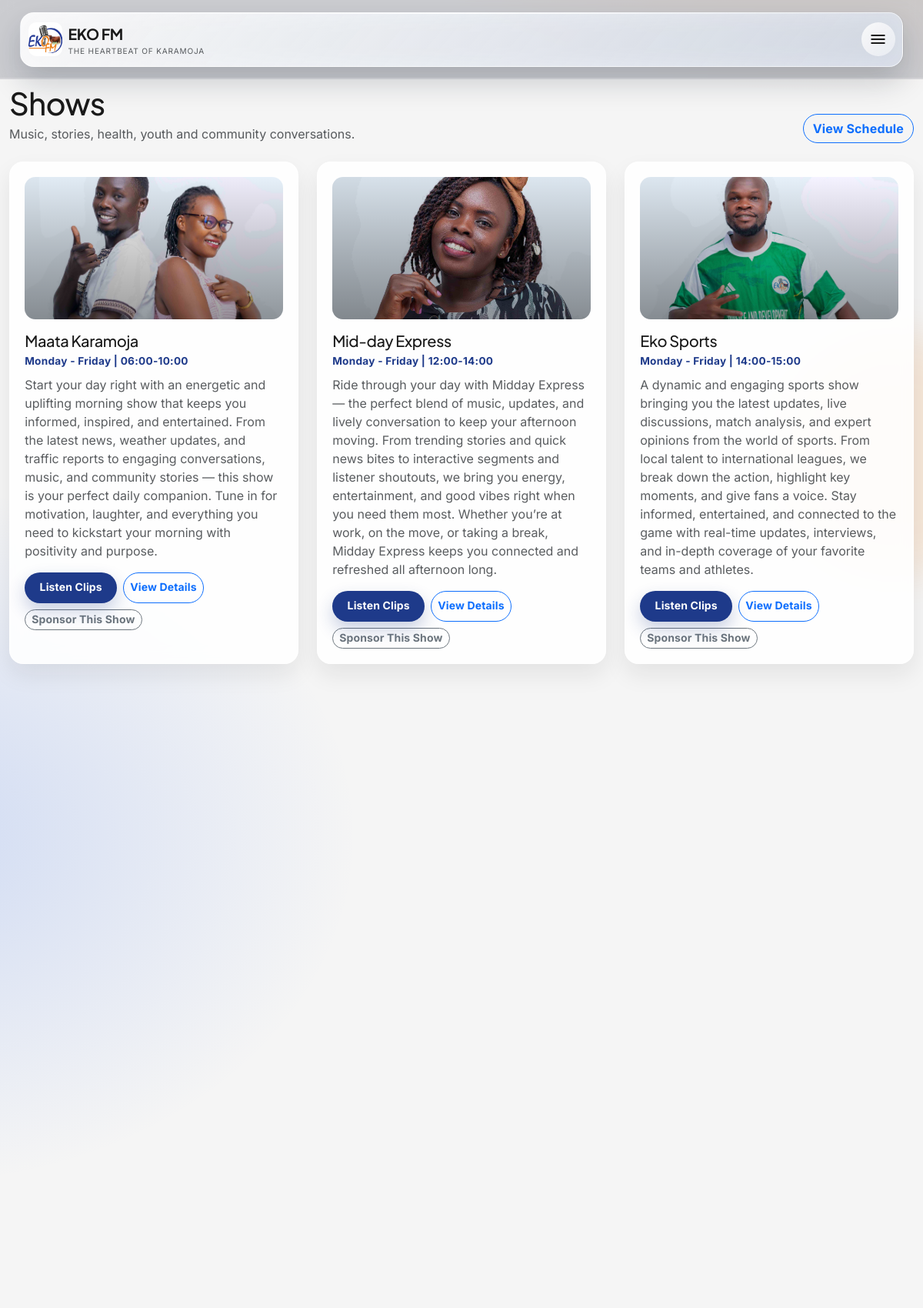
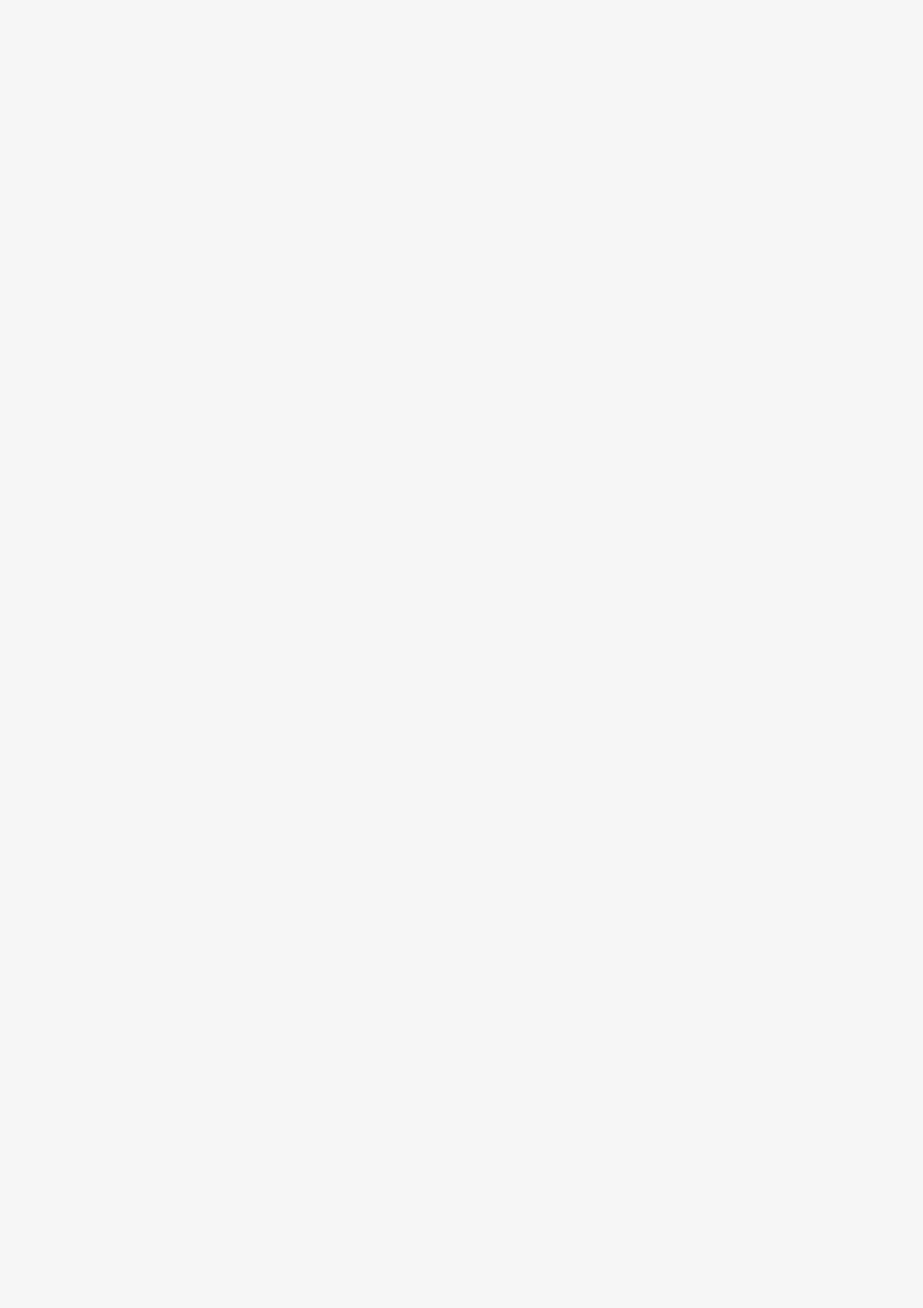
/shows (upper part), run on the app's committed database (2 pictures, top to bottom).
### tables this page shows
CREATE TABLE `settings` (
  `id` int(11) NOT NULL,
  `setting_key` varchar(150) NOT NULL,
  `setting_value` mediumtext DEFAULT NULL,
  `updated_at` datetime DEFAULT NULL
);

CREATE TABLE `programs` (
  `id` int(11) NOT NULL,
  `title` varchar(200) NOT NULL,
  `slug` varchar(200) DEFAULT NULL,
  `presenter` varchar(150) DEFAULT NULL,
  `cover_image` varchar(255) DEFAULT NULL,
  `cover_focus_x` tinyint(3) UNSIGNED NOT NULL DEFAULT 50,
  `cover_focus_y` tinyint(3) UNSIGNED NOT NULL DEFAULT 50,
  `day_of_week` varchar(40) DEFAULT NULL,
  `start_time` time DEFAULT NULL,
  `end_time` time DEFAULT NULL,
  `description` text DEFAULT NULL,
  `status` tinyint(1) NOT NULL DEFAULT 1,
  `created_by` int(11) DEFAULT NULL,
  `created_at` datetime DEFAULT NULL,
  `updated_at` datetime DEFAULT NULL
);

### includes/functions.php (called while the page is built, shortened)
<?php
require_once __DIR__ . '/db.php';
function e($value)
{
    return htmlspecialchars((string) $value, ENT_QUOTES, 'UTF-8');
}
function url($path = '')
{
    $path = ltrim($path, '/');
    return rtrim(BASE_URL, '/') . '/' . $path;
}
function setting($key, $default = '')
{
    static $cache = array();
    if (array_key_exists($key, $cache)) {
        return $cache[$key];
    }
    $stmt = db_query('SELECT setting_value FROM settings WHERE setting_key = ? LIMIT 1', array($key));
    $row = $stmt->fetch();
    $cache[$key] = $row ? $row['setting_value'] : $default;
    return $cache[$key];
}
function media_url($path)
{
    if (!$path) {
        return url('assets/images/placeholder.svg');
    }
    return UPLOAD_URL . '/' . ltrim($path, '/');
}

### includes/db.php (called while the page is built, shortened)
<?php
function db()
{
    static $pdo;
    if ($pdo instanceof PDO) {
        return $pdo;
    }
    $dsn = 'mysql:host=' . DB_HOST . ';dbname=' . DB_NAME . ';charset=' . DB_CHARSET;
    $options = array(
        PDO::ATTR_ERRMODE => PDO::ERRMODE_EXCEPTION,
        PDO::ATTR_DEFAULT_FETCH_MODE => PDO::FETCH_ASSOC,
        PDO::ATTR_EMULATE_PREPARES => false,
    );
    $pdo = new PDO($dsn, DB_USER, DB_PASS, $options);
    return $pdo;
}
function db_query($sql, $params = array())
{
    $stmt = db()->prepare($sql);
    $stmt->execute($params);
    return $stmt;
}

### modules/programs.php (called while the page is built, shortened)
<?php
require_once __DIR__ . '/../includes/functions.php';
function programs_tones_enabled()
{
    static $enabled = null;
    if ($enabled !== null) {
        return $enabled;
    }
    $hasTones = db_query("SHOW TABLES LIKE 'tones'")->fetch();
    $hasProgramTones = db_query("SHOW TABLES LIKE 'program_tones'")->fetch();
    $enabled = (bool) ($hasTones && $hasProgramTones);
    return $enabled;
}
function attach_program_tones($rows)
{
    if (!is_array($rows) || count($rows) === 0 || !programs_tones_enabled()) {
        return $rows;
    }
    $ids = array();
    foreach ($rows as $row) {
        if (isset($row['id'])) {
            $ids[] = (int) $row['id'];
        }
    }
    $ids = array_values(array_unique($ids));
    $placeholders = implode(',', array_fill(0, count($ids), '?'));
    $toneRows = db_query(
        'SELECT pt.program_id, t.name FROM program_tones pt INNER JOIN tones t ON t.id = pt.tone_id WHERE pt.program_id IN (' . $placeholders . ') ORDER BY t.name ASC',
        $ids
    )->fetchAll();
    foreach ($rows as &$row) {
        $rowId = (int) $row['id'];
    }
    return $rows;
}
function programs_list($onlyPublished)
{
    if ($onlyPublished) {
        $stmt = db_query('SELECT * FROM programs WHERE status = 1 ORDER BY day_of_week ASC, start_time ASC');
        return attach_program_tones($stmt->fetchAll());
    }
    $stmt = db_query('SELECT * FROM programs ORDER BY id DESC');
    return attach_program_tones($stmt->fetchAll());
}

### pages/shows.php (the view, shortened to what this page needs)
<?php
$shows = programs_list(true);
?>
<main class="container-xxl py-4 story-section">
    <div class="d-flex justify-content-between align-items-end mb-4 reveal">
        <div>
            <h1 class="mb-1">Shows</h1>
            <p class="text-muted mb-0">Music, stories, health, youth and community conversations.</p>
        </div>
        <a href="<?php echo e(url('schedule')); ?>" data-pjax class="btn btn-outline-primary">View Schedule</a>
    </div>
    <div class="row g-4">
        <?php if (!$shows): ?>
            <div class="col-12 reveal reveal-delay-1">
                <div class="section-card text-center p-4">
                    <h5 class="mb-1">No shows available right now</h5>
                    <p class="text-muted mb-0">Please check back for our updated programming lineup.</p>
                </div>
            </div>
        <?php else: ?>
            <?php foreach ($shows as $index => $show): ?>
                <?php $focusX = (int) (isset($show['cover_focus_x']) ? $show['cover_focus_x'] : 50); ?>
                <?php $focusY = (int) (isset($show['cover_focus_y']) ? $show['cover_focus_y'] : 50); ?>
                <div class="col-md-6 col-lg-4 reveal reveal-delay-<?php echo e(($index % 3) + 1); ?>">
                    <article class="section-card show-card floating-card">
                        <div class="show-cover" style="background-image:url('<?php echo e(media_url($show['cover_image'])); ?>');background-position:<?php echo e($focusX); ?>% <?php echo e($focusY); ?>%;"></div>
                        <h5 class="mt-3 mb-1"><?php echo e($show['title']); ?></h5>
                        <p class="show-time mb-2"><?php echo e($show['day_of_week']); ?> | <?php echo e(substr($show['start_time'], 0, 5)); ?>-<?php echo e(substr($show['end_time'], 0, 5)); ?></p>
                        <p class="text-muted mb-3"><?php echo e($show['description']); ?></p>
                        <div class="d-flex flex-wrap gap-2">
                            <a href="<?php echo e(url('listen-live')); ?>" data-pjax class="btn btn-sm btn-live">Listen Clips</a>
                            <a href="<?php echo e(url('shows/' . $show['slug'])); ?>" data-pjax class="btn btn-sm btn-outline-primary">View Details</a>
                            <a href="<?php echo e(url('advertise-partner')); ?>" data-pjax class="btn btn-sm btn-outline-secondary">Sponsor This Show</a>
                        </div>
                    </article>
                </div>
            <?php endforeach; ?>
        <?php endif; ?>
    </div>
</main>

### templates/navbar.php (shortened to what this page needs)
<?php
$socialLinks = array(
    array('url' => setting('social_facebook_url', 'https://www.facebook.com/share/1CK8U1M63U/'), 'icon' => 'public', 'label' => 'Facebook'),
    array('url' => setting('social_x_url', 'https://x.com/ekofmkotido'), 'icon' => 'alternate_email', 'label' => 'X'),
    array('url' => setting('social_instagram_url', 'https://www.instagram.com/ekofmlive?utm_source=qr&igsh=MXY3YnJ5ZGxlNGFkcQ=='), 'icon' => 'photo_camera', 'label' => 'Instagram'),
    array('url' => setting('social_tiktok_url', 'https://www.tiktok.com/@91.2.eko.fm?_r=1&_t=ZS-94z2dBOly7A'), 'icon' => 'music_note', 'label' => 'TikTok'),
    array('url' => setting('social_youtube_url', 'https://youtube.com/@ekofm-x2n1l?si=p2Z3IpjNiSMWvnBq'), 'icon' => 'smart_display', 'label' => 'YouTube'),
    array('url' => whatsapp_link(setting('contact_whatsapp', '0791996450')), 'icon' => 'chat', 'label' => 'WhatsApp')
);
$siteLogo = setting('site_logo', '');
?>
<header class="site-header">
    <nav class="navbar nav-shell py-3">
        <div class="container-xxl">
            <div class="header-menu-content nav-wrap">
                <div class="nav-left">
                    <a class="navbar-brand brand-mark" href="<?php echo e(url('/')); ?>" data-pjax>
                        <?php if ($siteLogo !== ''): ?>
                            <img src="<?php echo e(media_url($siteLogo)); ?>" alt="EKO FM" class="brand-logo">
                        <?php else: ?>
                            <span class="material-symbols-outlined">radio</span>
                        <?php endif; ?>
                        <span>
                            <strong>EKO FM</strong>
                            <small class="d-block text-muted brand-sub">The Heartbeat of Karamoja</small>
                        </span>
                    </a>
                </div>
                <button class="navbar-toggler menu-toggle" id="menuToggle" type="button" aria-controls="mainNavPanel" aria-expanded="false" aria-label="Open menu">
                    <span class="material-symbols-outlined">menu</span>
                </button>
            </div>
        </div>
    </nav>
    <div class="scroll-progress" aria-hidden="true"><span></span></div>
</header>

### data on the page
settings: setting_value (picture)
programs: cover_image (picture), title "Maata Karamoja", day_of_week "Monday - Friday", start_time "06:00", end_time "10:00", description "Start your day right with an energetic and uplifting morning show that keeps you informed, inspired, and entertained. From the latest news, weather updates, and traffic reports to engaging conversations, music, and community stories — this show is your perfect daily companion. Tune in for motivation, laughter, and everything you need to kickstart your morning with positivity and purpose."
programs: cover_image (picture), title "Mid-day Express", day_of_week "Monday - Friday", start_time "12:00", end_time "14:00", description "Ride through your day with Midday Express — the perfect blend of music, updates, and lively conversation to keep your afternoon moving. From trending stories and quick news bites to interactive segments and listener shoutouts, we bring you energy, entertainment, and good vibes right when you need them most. Whether you’re at work, on the move, or taking a break, Midday Express keeps you connected and refreshed all afternoon long."
programs: cover_image (picture), title "Eko Sports", day_of_week "Monday - Friday", start_time "14:00", end_time "15:00", description "A dynamic and engaging sports show bringing you the latest updates, live discussions, match analysis, and expert opinions from the world of sports. From local talent to international leagues, we break down the action, highlight key moments, and give fans a voice. Stay informed, entertained, and connected to the game with real-time updates, interviews, and in-depth coverage of your favorite teams and athletes."
